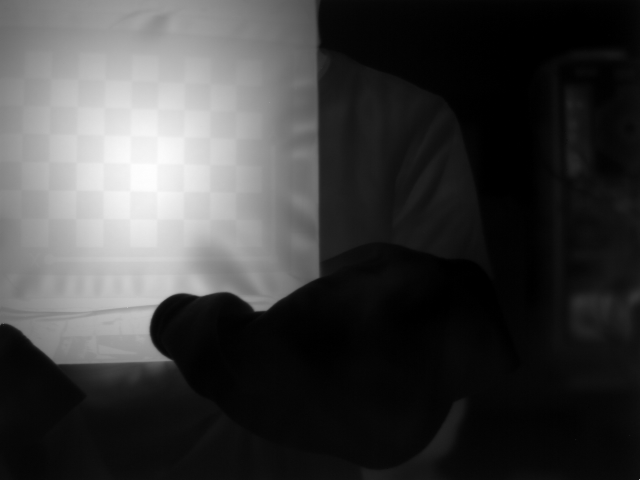
%> input picture test_imgs/5003/000000029.pgm, 640 x 480 px
$ octave --eval "adjustDirectory('test_imgs/13020556/000000029.ppm');"   (GNU Octave 9; MATLAB toolbox functions it lacks are replaced by stand-ins)
%> lines starting %> are read from the running program, lines starting %| are printed output that depends on the picture; in (x1, y1, x2, y2) boxes, pixels count from 0 and x2, y2 are one past the last pixel; in counts of white or black regions, pixels touching at a corner belong together; the program's own positions count from 1
### preprocess_thermal.m
function [img_out] = preprocess_thermal(img, varargin)

%%%%
%Input:
%img, the image to process
%varargin:
%flip_flag Flip intensity value? In thermal, the black squares are hot (white).
%numIters = 10 Number of iterations for shape fitting and subtraction loop
%strel_sz=15 size of top hat filter. Large values are smoother, but weaker removal of nonuniform heating
%sharpen_amt = 0.8 Sharpening filter correction amount
%gamma_amt = 0.8 Gamma correction amount
%
%Output:
%img_out, the processed image
%
%Example call: img_out = preprocess_thermal(img, 1, 5, 20, 0.3, 1.2);
%


img_out = img;
img_dbl = im2double(img);

%%%Parameters
flip_flag = 1; %Flip intensity value? In thermal, the black squares are hot (white).
numIters = 10; %Number of iterations for shape fitting and subtraction loop
strel_sz=15;   %size of top hat filter. Large values are smoother, but weaker removal of nonuniform heating
sharpen_amt = 0.8; %Sharpening filter correction amount
gamma_amt = 0.8; %Gamma correction amount
if(nargin == 2)
   varargin = varargin{1};
end
if(length(varargin) >= 1)
    flip_flag = varargin{1};
end
if(length(varargin) >= 2)
    numIters = varargin{2};
end
if(length(varargin) >= 3)
    strel_sz = varargin{3};
end
if(length(varargin) >= 4)
    sharpen_amt = varargin{4};
end
if(length(varargin) >= 5)
    gamma_amt = varargin{5};
end

%Segment out calibration board with Otsu's method
img_out = img_dbl;
level = graythresh(img_dbl);
level = level -.05;
bw_img = img_dbl;
bw_img(find(bw_img < level)) = 0;
bw_img(find(bw_img >= level)) = 1;
CC = bwconncomp(bw_img);
[max_amt max_ind] = max(cellfun('length',CC.PixelIdxList));
pixel_ind = CC.PixelIdxList{max_ind};
mask = zeros(size(img_dbl));
mask(pixel_ind) = 1;

%Iteratively subtract out fitted shape
for jj = 1:numIters
    img_msked = img_out.*mask;
    [y x] = ind2sub(size(img_msked), pixel_ind);
    z = img_msked(pixel_ind)';
    sf = fit([x(:), y(:)],z(:),'poly33');
    img_out(pixel_ind) = img_out(pixel_ind) - sf(x,y);
end

%Top hat filter
img_out = imtophat(img_out.*mask,strel('disk', strel_sz));

%Normalization and Gamma correction
img_out = imadjust(img_out);
img_out = (img_out.^gamma_amt); img_out = img_out./max(img_out(:));

%Sharpen
img_out = imsharpen(img_out, 'Radius', 1, 'Amount', sharpen_amt);

%Flip the intensity
if(flip_flag)
    img_out(find(mask)) = 1 -img_out(find(mask));
end

end

### adjustDirectory.m
function [] = adjustDirectory(dir_to_use, varargin)
%> called with dir_to_use = 'test_imgs/13020556/000000029.ppm'

%%%
% Input: dir_to_use is directory containing thermal data with subfolders
% dir_to_use/5003/, dir_to_use/5270.
%
% This function will automatically create two new directories
% 5003_adjusted and 5270_adjusted which contain the preprocessed images
% using my method. It automatically overwrites those directories if they
% exist.
%
% Example: dir_to_use = './test_imgs';
%          adjustDirectory(dir_to_use);
%          stereoCameraCalibrator; %requires Matlab 2014b or later
% Then select Add Images -> ./test_imgs/5003_adjusted and ./test_imgs/5270_adjusted
%  and 23.1mm for the checkerboard size (per square).
%
% Example2: adjustDirectory(dir_to_use, 0, 5, 15, 0.3, 0.8);

%Append a '/' if one doesnt exist at the end of the directory
if(dir_to_use(end) ~= '/')
    dir_to_use = [dir_to_use '/'];
end


%Remove 5003_adjusted and 5270_adjusted if they already exist
try
    rmdir([dir_to_use '5003_adjusted'], 's');
catch err
end

try
    rmdir([dir_to_use '5270_adjusted'], 's');
catch err
end

%Create 5003_adjusted and 5270_adjusted
mkdir([dir_to_use '5003_adjusted']);
mkdir([dir_to_use '5270_adjusted']);

dir1 = dir([dir_to_use '5003']); dir1 = dir1(3:end);
dir2 = dir([dir_to_use '5270']); dir2 = dir2(3:end);

%For every image in 5003/ and 5270/, run preprocess code and write the image
%to the new directory
for ii = 1:length(dir1)
    img1 = imread([dir_to_use '5003\' dir1(ii).name]);
%> img1 is the input picture: size 480x640 uint16; min 0, max 55462, mean 13827.2
    [img1] = preprocess_thermal(img1, varargin);
%> in preprocess_thermal, `img_dbl = im2double(img);`:
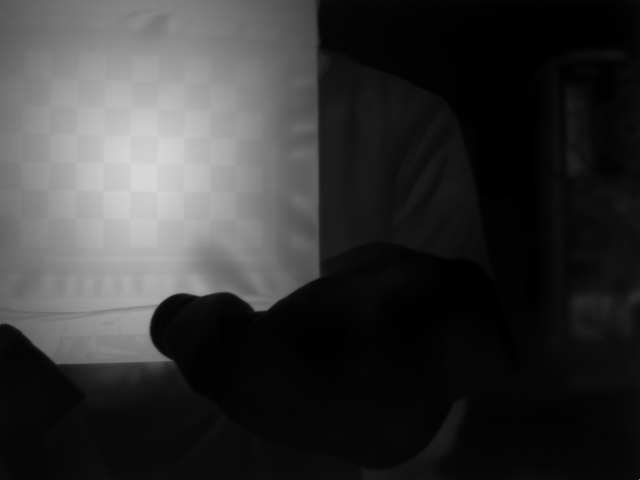
%> img_dbl: size 480x640 double; min 0, max 0.846, mean 0.211
%> in preprocess_thermal, `varargin = varargin{1};`: varargin = {}
%> in preprocess_thermal, `level = graythresh(img_dbl);`: level = 0.294
%> in preprocess_thermal, `level = level -.05;`: level = 0.244
%> in preprocess_thermal, `bw_img(find(bw_img < level)) = 0;`:
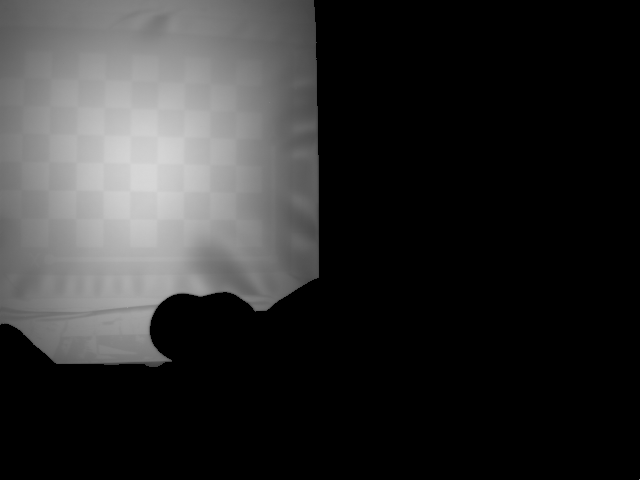
%> bw_img: size 480x640 double; min 0, max 0.846, mean 0.187
%> in preprocess_thermal, `bw_img(find(bw_img >= level)) = 1;`:
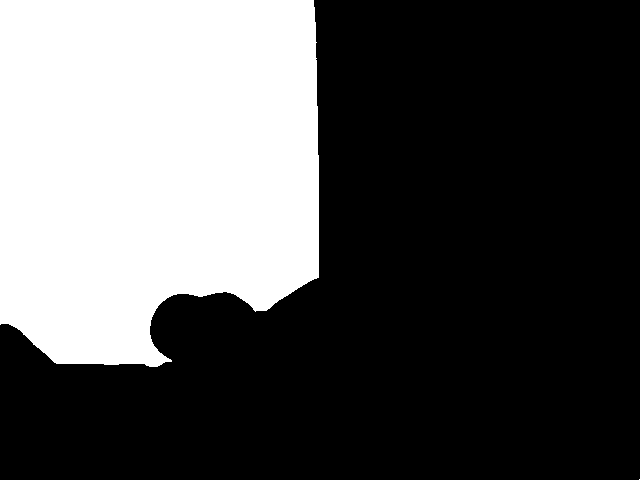
%> bw_img: size 480x640 double; values 0 (black) and 1 (white), 33.7% white; 2 white regions (1 under 20 px), largest, box (x1, y1, x2, y2) and area: (0, 0, 319, 367) 103474
%> in preprocess_thermal, `CC = bwconncomp(bw_img);`: CC = 2 connected components
%> in preprocess_thermal, `[max_amt max_ind] = max(cellfun('length',CC.PixelIdxList));`: max_amt = 103474; max_ind = 1
%> in preprocess_thermal, `mask(pixel_ind) = 1;`: mask: size 480x640 double; values 0 (black) and 1 (white), 33.7% white; 1 white region, box (x1, y1, x2, y2) and area: (0, 0, 319, 367) 103474
%> the run ends on the next line
    imwrite(img1, [dir_to_use '5003_adjusted\' dir1(ii).name])

    img2 = imread([dir_to_use '5270\' dir2(ii).name]);

    [img2] = preprocess_thermal(img2, varargin);
    imwrite(img2, [dir_to_use '5270_adjusted\' dir2(ii).name])

    disp(['Adjusted image ' num2str(ii) ' out of ' num2str(length(dir1))]);
end

end
